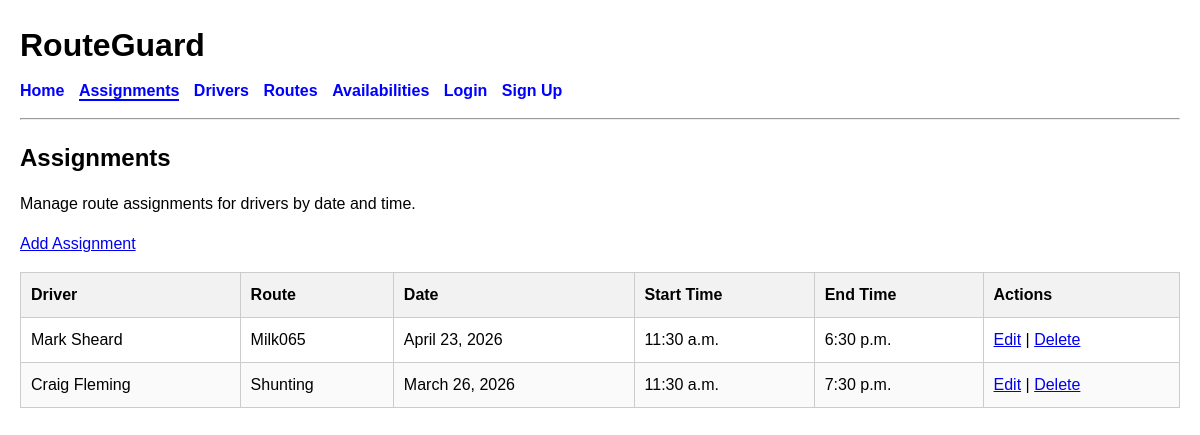
The page /assignments/ on the database as committed earlier.
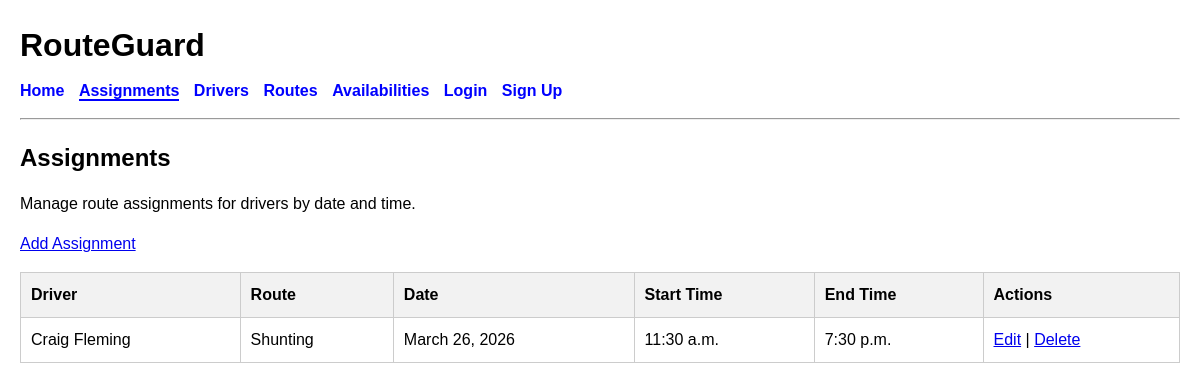
The same page on the database as committed later.
### planner/models.py (models this page shows, shortened)
class Assignment(models.Model):
    driver = models.ForeignKey(Driver, on_delete=models.CASCADE)
    route = models.ForeignKey(Route, on_delete=models.CASCADE)
    date = models.DateField()
    start_time = models.TimeField()
    end_time = models.TimeField()

class Driver(models.Model):
    name = models.CharField(max_length=100)
    employee_id = models.CharField(max_length=20, unique=True)
    active = models.BooleanField(default=True)
    def __str__(self):
        return self.name

class Route(models.Model):
    name = models.CharField(max_length=100)
    destination = models.CharField(max_length=100)
    estimated_hours = models.DecimalField(max_digits=4, decimal_places=1)
    def __str__(self):
        return self.name

### planner/views.py (the view)
# urls.py: path("assignments/", views.assignment_list, name="assignment_list"),
def assignment_list(request):
    assignments = Assignment.objects.all()
    return render(
        request,
        "planner/assignment_list.html",
        {"assignments": assignments},
    )

### planner/templates/planner/assignment_list.html
{% extends "base.html" %}
{% block content %}
<h2>Assignments</h2>
<p>Manage route assignments for drivers by date and time.</p>
<p><a href="{% url 'create_assignment' %}">Add Assignment</a></p>
{% if assignments %}
    <table>
        <thead>
            <tr>
                <th>Driver</th>
                <th>Route</th>
                <th>Date</th>
                <th>Start Time</th>
                <th>End Time</th>
                <th>Actions</th>
            </tr>
        </thead>
        <tbody>
            {% for assignment in assignments %}
                <tr>
                    <td>{{ assignment.driver }}</td>
                    <td>{{ assignment.route }}</td>
                    <td>{{ assignment.date }}</td>
                    <td>{{ assignment.start_time }}</td>
                    <td>{{ assignment.end_time }}</td>
                    <td>
                        <a href="{% url 'edit_assignment' assignment.id %}">Edit</a>
                        |
                        <a href="{% url 'delete_assignment' assignment.id %}">Delete</a>
                </tr>
            {% endfor %}
        </tbody>
    </table>
{% else %}
    <p>No assignments have been added yet.</p>
{% endif %}
{% endblock %}

Rows that differ between the two databases and show on the page:
removed Assignment: driver "Mark Sheard", route "Milk065", date "April 23, 2026", start_time "11:30 a.m.", end_time "6:30 p.m."
